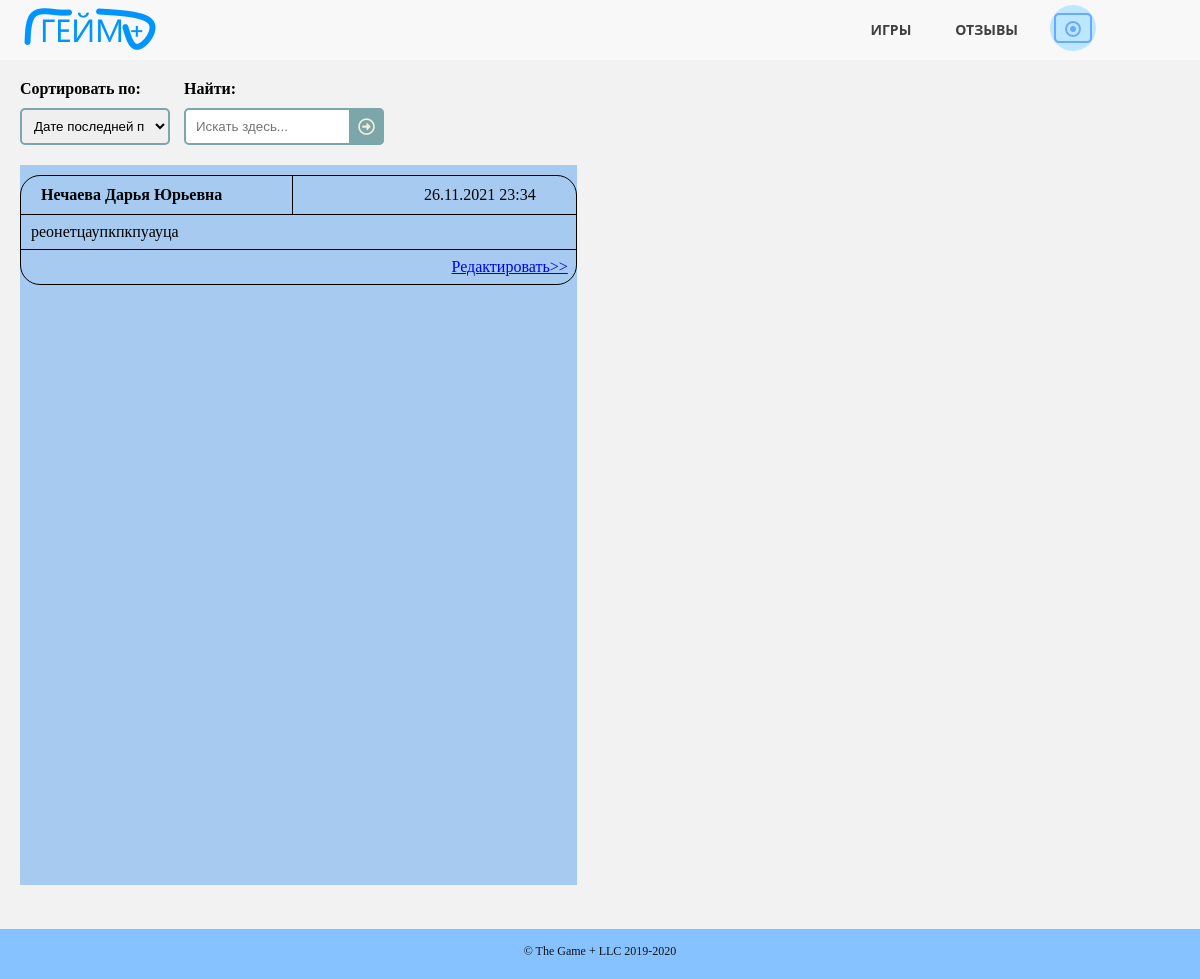
Page /reviews.html on the earlier database version.
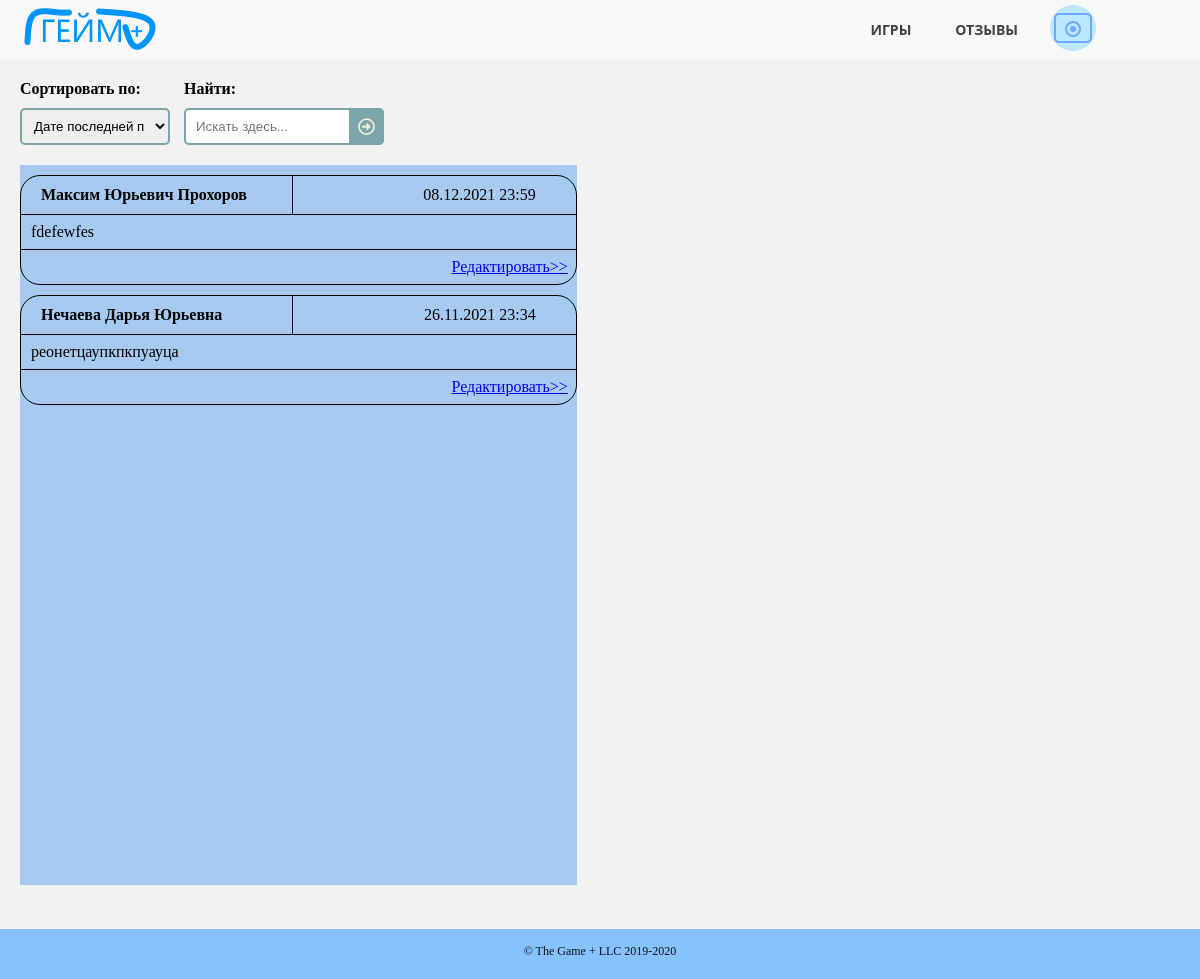
Same page on the later database version.
### gameplusapp/models.py (models this page shows)
class Review(models.Model):
    client_id = models.ForeignKey(Employee, on_delete=models.CASCADE)
    review_text = models.CharField(max_length=200)
    public_date = models.DateTimeField(default=timezone.now())
    class Meta:
        ordering = ["-public_date"]

class Employee(models.Model):
    MY_CHOICES = (
        ('a', 'Админ'),
        ('m', 'Мастер'),
        ('c', 'Клиент')
    )
    full_name = models.CharField(max_length=50)
    phone = models.CharField(max_length=11)
    access_level = models.CharField(max_length=1, choices=MY_CHOICES)
    email = models.CharField(max_length=30)
    login = models.CharField(max_length=30, unique=True)
    password = models.CharField(max_length=30)
    reg_date = models.DateTimeField(default=timezone.now())
    avatar = models.ImageField(upload_to="static/images/users", null=True, blank=True)
    class Meta:
        ordering = ["-reg_date"]
    def __str__(self):
        return self.full_name

### gameplusapp/views.py (the view, shortened to what this page needs)
# urls.py: path('reviews.html', ReviewsPage.as_view()),
class ReviewsPage(View):
    def get(self, request):
        g_avatar = None
        if "id_user" in request.session:
            link = "confirm_exit.html"
            log = "Выйти"
            g_avatar = get_del_account(request.session["id_user"]).avatar
        else:
            link = "login.html"
            log = "Войти\Регистрация"
        message = ''
        if "message" in request.session:
            if request.session["message"] == True:
                message = 'Доступ запрещён'
                request.session["message"] = False
        enable = 0
        mod = "Оставить"
        g_reviews = get_reviews()
        form = ReviewsForm()
        filtred = ReviewsFilterForm(request.GET)
        if filtred.is_valid():
            if filtred.cleaned_data["search"]:
                g_reviews = g_reviews.filter(review_text__iregex=filtred.cleaned_data["search"])
            if filtred.cleaned_data["ordering"]:
                g_reviews = g_reviews.order_by(filtred.cleaned_data["ordering"])
        context = {
            'g_reviews': g_reviews,
            'filtred': filtred,
            'form': form,
            'mod': mod,
            'link': link,
            'log': log,
            'enable': enable,
            'message': message,
            'g_avatar': g_avatar
        }
        return render(request, 'reviews.html', context=context)

### gameplusapp/forms.py
class ReviewsFilterForm(forms.Form):
    ordering = forms.ChoiceField(required=False, widget=forms.Select(attrs={
        'class': 'sortsel'
    }), choices=[
        ["-public_date", "Дате последней публикации"],
        ["public_date", "Дате первой публикации"]
    ])
    search = forms.CharField(label="Найти:", required=False, widget=forms.TextInput(attrs={
        'placeholder': 'Искать здесь...'
    }))

class ReviewsForm(forms.ModelForm):
    class Meta:
        model = Review
        fields = ['review_text']
        widgets = {
            "review_text": forms.Textarea(attrs={
                'placeholder': 'Пишите свои пожелания и замечания для улучшения нашего сервиса, делитесь впечатлениями'
            })
        }

### gameplusapp/function.py (called while the page is built)
def get_reviews():
    reviews = Review.objects.all()
    return reviews

### gameplusapp/templates/reviews.html (shortened to what this page needs)
<!DOCTYPE HTML>
<html>
	<head>
		<link rel="stylesheet" href="../static/css/pattern.css" />
		<link rel="stylesheet" href="../static/css/reviews.css" />
	</head>
	<body>
		<header>
		  <nav>
		      <a href="/" class="logo"><img src="../static/images/logo.png" alt="логотип"></a>
			  <ul class="topmenu">
				<li><a href="/games.html">Игры</a></li>
				<li><a href="/reviews.html">Отзывы</a></li>
				<li><a class="submenu-link">
					{% if g_avatar == '' or g_avatar == None %}
					<img src="../static/images/avatar.png" alt="отсутствует аватарка">
					{% else %}
					<img src="../{{ g_avatar }}" alt="аватарка">
					{% endif %}
				</a>
				</li>
			  </ul>
		  </nav>
		</header>
		<section class="selections">
			<div class="functions">
				<form class="searchform" method="get">
					<div class="sortblock">
						<p><strong>Сортировать по:</strong></p>
						<p>{{ filtred.ordering }}</p>
					</div>
					<div class="searchblock">
						<p><strong>Найти:</strong></p>
						<p>{{ filtred.search }}
						<button type="submit"></button></p>
					</div>
				</form>
			</div>
		</section>
		<section class="allreviews">
			<div class="lists">
				<div class="reviews">
					{% for review in g_reviews %}
					{% include 'review_one.html' %}
					{% endfor %}
				</div>
			</div>
		</section>
	</body>
	<footer>
		<div class="copyright">
			<span>&copy; The Game + LLC 2019-2020</span>
		</div>
	</footer>
</html>

### gameplusapp/templates/review_one.html
{% block content %}
<div class="revone">
    <div class="revtag">
        <div class="revname">
            <p>{{ review.client_id }}</p>
        </div>
        <div class="revdate">
            <p>{{ review.public_date|date:"d.m.Y H:i" }}</p>
        </div>
    </div>
    <div class="revother">
        <div class="revrate">
            <p>{{ review.review_text }}</p>
        </div>
    </div>
    <div class="revchange">
        <div class="more">
            <a href="/reviews.html/{{ review.id }}">Редактировать>></a>
        </div>
    </div>
</div>
{% endblock %}

### gameplusapp/static/css/pattern.css (style rules this page uses)
* { box-sizing: border-box; }
html { height: 100%; }
body { position:relative; min-height: 100%; margin: 0; background: #f2f2f2; }
header { position: relative; min-height: 60px; padding-top: 5px; background: rgba(255,255,255, .4); text-align: center; z-index: 1; }
header a { text-decoration: none; outline: none; display: inline-block; transition: .3s ease-in-out; }
.logo { float: left; color: #D5B45B; font-family: 'Playfair Display', serif; font-size: 2.5em; }
nav { display: block; padding: 0 20px; }
nav ul { list-style: none; margin: 0; padding: 0; float: right; }
.topmenu:after { content: ""; display: table; clear: both; }
.topmenu > li { width: 25%; float: left; position: relative; font-family: 'Open Sans', sans-serif; }
.topmenu > li > a { text-transform: uppercase; font-size: 14px; font-weight: bold; color: #404040; padding: 15px 30px; }
.submenu-link { padding: 0 30px !important; margin-left: 10px; }
.submenu-link > img { width: 46px; height: 46px; border-radius: 50%; object-fit:cover; }
footer { position:absolute; bottom: -50px; width: 100%; height: 50px; padding-top: 15px; background: #85c2ff; }
.copyright { font-size: 12px; text-align: center; color: #111111; }

### gameplusapp/static/css/reviews.css (style rules this page uses)
section { display: block; }
.functions { padding: 10px 20px 5px 20px; }
.sortblock, .searchblock, .back, .reviews, .feedback { display: inline-block; }
.sortblock { margin-right: 10px; }
.sortblock > p, .searchblock > p, .back > p { position: relative; margin: 10px 0; }
.sortsel { padding: 8px; border: 2px solid #7BA7AB; border-radius: 5px; width: 150px; }
.searchblock > p > input { width: 100%; padding: 9px 9px 9px 10px; border: 2px solid #7BA7AB; border-radius: 5px; outline: none; }
.searchblock > p > button { position: absolute; top: 0; right: 0px; padding: 9px; border: none; background: #7BA7AB; border-radius: 0 5px 5px 0; cursor: pointer; }
.searchblock > p > button:before { content: "\f35a"; font-family: 'Font Awesome 5 Free'; font-size: 17px; color: #F9F0DA; }
.lists { padding: 5px 20px 40px 20px; }
.reviews, .feedback { width: 48%; height: 720px; }
.reviews { background-color: #A6CAF0; background-attachment: local; overflow: auto; }
.revone { margin: 10px 0; border: 1px solid black; border-radius: 20px; }
.revtag, .revother { border-bottom: 1px solid black; }
.revtag, .revother, .revchange { display: table; width: 100%; margin-left: 0; margin-right: 0; }
.revtag > div, .revtag > noindex > div, .revother > div, .revother > noindex > div, .revchange > div, .revchange > noindex > div { display: table-cell; vertical-align: middle; }
.revname { width: 49%; border-right: 1px solid black; padding: 10px 10px 10px 20px; font-weight: bold; }
.revdate { float: right; padding: 10px 40px 10px 10px; }
.revname > p, .revdate > p, .revrate > p { margin: 0; }
.revrate { padding: 8px 10px; }
.more { width: 100%; padding: 8px 8px 8px 4px; }
.more > a { float: right; }

Differences in the rows shown:
added Review: client_id "Максим Юрьевич Прохоров", public_date "08.12.2021 23:59", review_text "fdefewfes"
